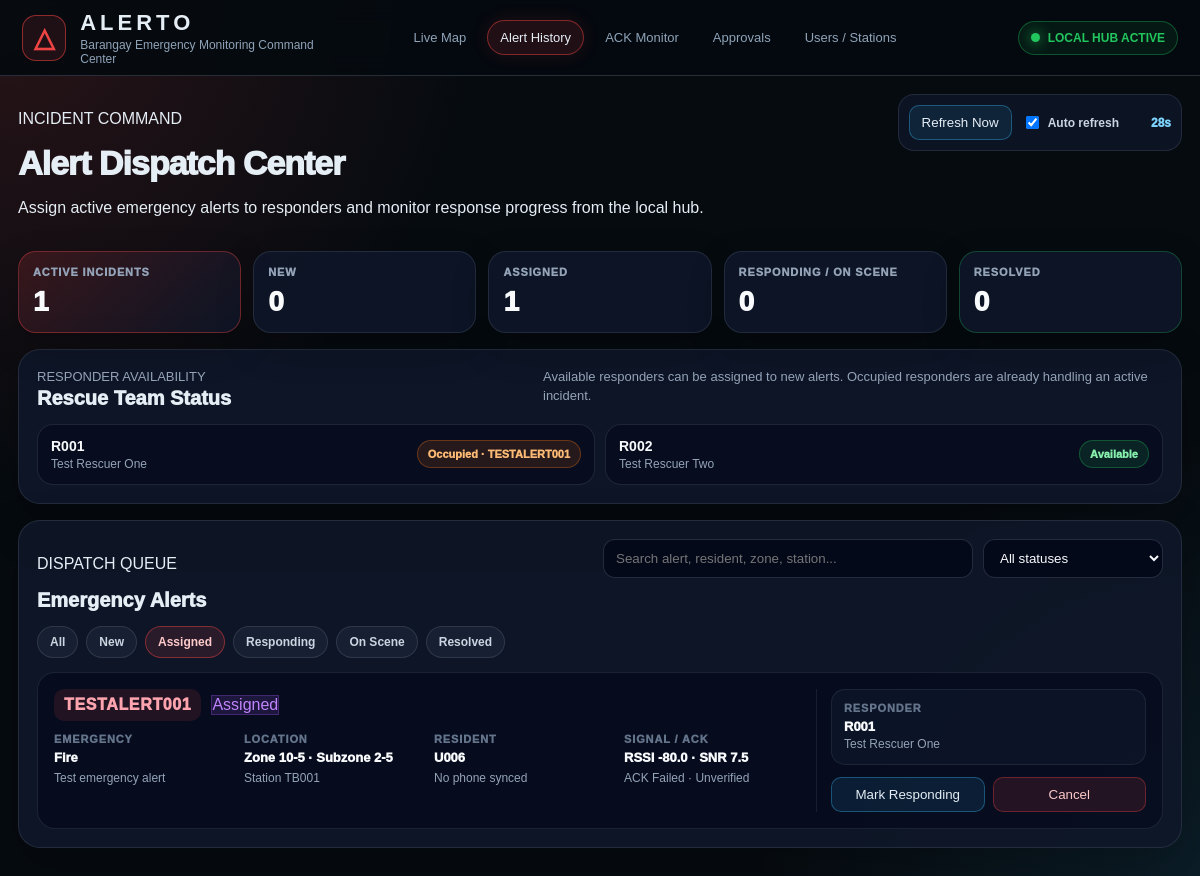
/alerts?status=Assigned, run on the app's committed database.
### tables this page shows
CREATE TABLE users (
        id INTEGER PRIMARY KEY AUTOINCREMENT,
        user_id TEXT UNIQUE,
        full_name TEXT,
        phone_number TEXT,
        address TEXT,
        status TEXT DEFAULT 'Active',
        created_at TEXT,
        updated_at TEXT
    , auth_user_id TEXT, user_code TEXT, role TEXT DEFAULT 'resident', approval_status TEXT DEFAULT 'pending', source TEXT DEFAULT 'local', last_synced_at TEXT, profile_id TEXT);

CREATE TABLE alerts (
        id INTEGER PRIMARY KEY AUTOINCREMENT,
        alert_id TEXT UNIQUE,
        packet_type TEXT,
        raw_packet TEXT,
        device_id TEXT,
        user_id TEXT,
        zone TEXT,
        subzone TEXT,
        emergency_type TEXT,
        emergency_label TEXT,
        message TEXT,
        received_at TEXT,
        rssi REAL,
        snr REAL,
        verification_status TEXT DEFAULT 'Unverified',
        alert_status TEXT DEFAULT 'New',
        ack_message TEXT,
        ack_sent INTEGER DEFAULT 0,
        ack_sent_at TEXT,
        created_at TEXT
    , updated_at TEXT);

CREATE TABLE alert_assignments (
        id INTEGER PRIMARY KEY AUTOINCREMENT,
        alert_id TEXT,
        rescuer_code TEXT,
        assigned_by TEXT,
        assignment_status TEXT DEFAULT 'Assigned',
        assigned_at TEXT,
        updated_at TEXT,
        notes TEXT,
        UNIQUE(alert_id, rescuer_code)
    );

### app.py (the view)
@app.route("/alerts")
def alerts_page():
    status = request.args.get("status")
    alerts = get_alerts_with_assignments(status)
    rescue_teams = get_rescuers()
    return render_template(
        "alerts.html",
        alerts=alerts,
        rescue_teams=rescue_teams,
        selected_status=status
    )

### database.py (called while the page is built)
def get_connection():
    conn = sqlite3.connect(
        DATABASE_PATH,
        timeout=10,
        check_same_thread=False
    )
    conn.row_factory = sqlite3.Row
    conn.execute("PRAGMA journal_mode=WAL;")
    conn.execute("PRAGMA busy_timeout=10000;")
    conn.execute("PRAGMA foreign_keys=ON;")
    return conn

def get_rescuers():
    conn = get_connection()
    cur = conn.cursor()
    try:
        cur.execute("""
            SELECT *
            FROM users
            WHERE LOWER(COALESCE(role, '')) = 'rescuer'
               OR user_id LIKE 'R%'
               OR user_code LIKE 'R%'
            ORDER BY full_name ASC
        """)
    except sqlite3.OperationalError:
        cur.execute("""
            SELECT *
            FROM users
            WHERE user_id LIKE 'R%'
            ORDER BY full_name ASC
        """)
    rows = cur.fetchall()
    conn.close()
    return rows

def get_alerts_with_assignments(status=None):
    conn = get_connection()
    cur = conn.cursor()
    base_query = """
        SELECT
            a.*,
            aa.rescuer_code AS assigned_rescuer_code,
            aa.assignment_status AS assignment_status,
            aa.assigned_at AS assigned_at,
            u.full_name AS assigned_rescuer_name
        FROM alerts a
        LEFT JOIN alert_assignments aa
            ON a.alert_id = aa.alert_id
        LEFT JOIN users u
            ON aa.rescuer_code = u.user_id
            OR aa.rescuer_code = u.user_code
    """
    if status:
        cur.execute(base_query + """
            WHERE a.alert_status = ?
            ORDER BY a.received_at DESC
        """, (status,))
    else:
        cur.execute(base_query + """
            ORDER BY a.received_at DESC
        """)
    rows = cur.fetchall()
    conn.close()
    return rows

### templates/alerts.html (shortened to what this page needs)
{% extends "base.html" %}
{% block content %}
{% set active_statuses = ['New', 'Acknowledged', 'Assigned', 'Responding', 'On Scene'] %}
{% set closed_statuses = ['Resolved', 'Cancelled', 'Invalid', 'Failed'] %}
{% set ns = namespace(total=0, active=0, new=0, assigned=0, responding=0, resolved=0, cancelled=0) %}
{% for alert in alerts %}
    {% set ns.total = ns.total + 1 %}
    {% set current_status = alert.alert_status or 'New' %}
    {% if current_status in active_statuses %}{% set ns.active = ns.active + 1 %}{% endif %}
    {% if current_status == 'New' %}{% set ns.new = ns.new + 1 %}{% endif %}
    {% if current_status == 'Assigned' %}{% set ns.assigned = ns.assigned + 1 %}{% endif %}
    {% if current_status == 'Responding' or current_status == 'On Scene' %}{% set ns.responding = ns.responding + 1 %}{% endif %}
    {% if current_status == 'Resolved' %}{% set ns.resolved = ns.resolved + 1 %}{% endif %}
    {% if current_status == 'Cancelled' or current_status == 'Invalid' or current_status == 'Failed' %}{% set ns.cancelled = ns.cancelled + 1 %}{% endif %}
{% endfor %}
<div class="dispatch-page">
    <div class="dispatch-topbar">
        <div>
            <p class="eyebrow">INCIDENT COMMAND</p>
            <h1>Alert Dispatch Center</h1>
            <p class="page-subtitle">
                Assign active emergency alerts to responders and monitor response progress from the local hub.
            </p>
        </div>
        <div class="dispatch-refresh-box">
            <button class="btn-small" onclick="window.location.reload()">Refresh Now</button>
            <label class="auto-refresh-toggle">
                <input type="checkbox" id="auto-refresh-toggle" checked onchange="toggleAutoRefresh()">
                Auto refresh
            </label>
            <span id="refresh-countdown">30s</span>
        </div>
    </div>
    <section class="dispatch-kpi-grid">
        <div class="dispatch-kpi critical">
            <span>Active Incidents</span>
            <strong>{{ ns.active }}</strong>
        </div>
        <div class="dispatch-kpi">
            <span>New</span>
            <strong>{{ ns.new }}</strong>
        </div>
        <div class="dispatch-kpi">
            <span>Assigned</span>
            <strong>{{ ns.assigned }}</strong>
        </div>
        <div class="dispatch-kpi">
            <span>Responding / On Scene</span>
            <strong>{{ ns.responding }}</strong>
        </div>
        <div class="dispatch-kpi resolved">
            <span>Resolved</span>
            <strong>{{ ns.resolved }}</strong>
        </div>
    </section>
    <section class="responder-roster-card">
        <div class="section-slim-header">
            <div>
                <p class="eyebrow">RESPONDER AVAILABILITY</p>
                <h2>Rescue Team Status</h2>
            </div>
            <p>Available responders can be assigned to new alerts. Occupied responders are already handling an active incident.</p>
        </div>
        {% if rescue_teams %}
        <div class="responder-roster-grid">
            {% for rescuer in rescue_teams %}
                {% set rescuer_code = rescuer.user_code or rescuer.user_id %}
                {% set rn = namespace(active_count=0, latest_alert='') %}
                {% for alert in alerts %}
                    {% if alert.assigned_rescuer_code == rescuer_code and alert.alert_status not in closed_statuses %}
                        {% set rn.active_count = rn.active_count + 1 %}
                        {% set rn.latest_alert = alert.alert_id %}
                    {% endif %}
                {% endfor %}
                <div class="responder-card {% if rn.active_count > 0 %}occupied{% else %}available{% endif %}">
                    <div>
                        <strong>{{ rescuer_code }}</strong>
                        <span>{{ rescuer.full_name or 'Unnamed Rescuer' }}</span>
                    </div>
                    {% if rn.active_count > 0 %}
                        <em>Occupied · {{ rn.latest_alert }}</em>
                    {% else %}
                        <em>Available</em>
                    {% endif %}
                </div>
            {% endfor %}
        </div>
        {% else %}
        <div class="empty-state compact-empty">
            <h3>No synced rescuers</h3>
            <p>Create a rescuer account in Users / Stations, then Sync Now.</p>
        </div>
        {% endif %}
    </section>
    <section class="dispatch-board-card">
        <div class="dispatch-board-header">
            <div>
                <p class="eyebrow">DISPATCH QUEUE</p>
                <h2>Emergency Alerts</h2>
            </div>
            <div class="dispatch-tools">
                <input id="alert-search" type="text" placeholder="Search alert, resident, zone, station..." oninput="applyAlertFilters()">
                <select id="status-filter" onchange="applyAlertFilters()">
                    <option value="all">All statuses</option>
                </select>
            </div>
        </div>
        <div class="dispatch-filter-pills">
            <a class="{% if not selected_status %}active{% endif %}" href="/alerts">All</a>
            <a class="{% if selected_status == 'New' %}active{% endif %}" href="/alerts?status=New">New</a>
            <a class="{% if selected_status == 'Assigned' %}active{% endif %}" href="/alerts?status=Assigned">Assigned</a>
            <a class="{% if selected_status == 'Responding' %}active{% endif %}" href="/alerts?status=Responding">Responding</a>
            <a class="{% if selected_status == 'On Scene' %}active{% endif %}" href="/alerts?status=On%20Scene">On Scene</a>
            <a class="{% if selected_status == 'Resolved' %}active{% endif %}" href="/alerts?status=Resolved">Resolved</a>
        </div>
        {% if alerts %}
        <div class="dispatch-alert-list">
            {% for alert in alerts %}
            {% set current_status = alert.alert_status or 'New' %}
            <article class="dispatch-alert-card alert-row"
                data-status="{{ current_status }}"
                data-search="{{ (alert.alert_id or '')|lower }} {{ (alert.device_id or '')|lower }} {{ (alert.user_id or '')|lower }} {{ (alert.resident_name or '')|lower }} {{ (alert.zone or '')|lower }} {{ (alert.subzone or '')|lower }} {{ (alert.emergency_label or alert.emergency_type or '')|lower }} {{ (alert.message or '')|lower }}">
                <div class="alert-main-column">
                    <div class="alert-title-line">
                        <span class="alert-code-chip">{{ alert.alert_id }}</span>
                        <span class="status-pill {{ current_status|lower|replace(' ', '-') }}">{{ current_status }}</span>
                    </div>
                    <div class="alert-context-grid">
                        <div>
                            <label>Emergency</label>
                            <strong>{{ alert.emergency_label or alert.emergency_type or 'Unknown' }}</strong>
                            <p>{{ alert.message or 'No message provided' }}</p>
                        </div>
                        <div>
                            <label>Location</label>
                            <strong>Zone {{ alert.zone or '—' }} · Subzone {{ alert.subzone or '—' }}</strong>
                            <p>Station {{ alert.device_id or '—' }}</p>
                        </div>
                        <div>
                            <label>Resident</label>
                            <strong>{{ alert.resident_name or alert.user_id or 'Unknown / Not synced' }}</strong>
                            <p>{{ alert.resident_phone or 'No phone synced' }}</p>
                        </div>
                        <div>
                            <label>Signal / ACK</label>
                            <strong>RSSI {{ alert.rssi or '—' }} · SNR {{ alert.snr or '—' }}</strong>
                            <p>{% if alert.ack_sent %}ACK Sent{% else %}ACK Failed{% endif %} · {{ alert.verification_status or 'Unverified' }}</p>
                        </div>
                    </div>
                </div>
                <aside class="alert-operation-column">
                    <div class="assigned-responder-box">
                        <label>Responder</label>
                        {% if alert.assigned_rescuer_code %}
                            <strong>{{ alert.assigned_rescuer_code }}</strong>
                            <span>{{ alert.assigned_rescuer_name or 'Assigned rescuer' }}</span>
                        {% else %}
                            <strong>Unassigned</strong>
                            <span>Needs dispatcher action</span>
                        {% endif %}
                    </div>
                    {% if current_status not in closed_statuses %}
                        {% if not alert.assigned_rescuer_code %}
                        <div class="assign-control-row">
                            <select id="rescuer-select-{{ alert.alert_id }}">
                                <option value="">Select rescuer</option>
                                {% for rescuer in rescue_teams %}
                                    {% set rescuer_code = rescuer.user_code or rescuer.user_id %}
                                    <option value="{{ rescuer_code }}">
                                        {{ rescuer_code }} - {{ rescuer.full_name }}
                                    </option>
                                {% endfor %}
                            </select>
                            <button class="btn-small success" onclick="assignAlert('{{ alert.alert_id }}')">Assign</button>
                        </div>
                        <button class="btn-small danger-soft full-action" onclick="updateStatus('{{ alert.alert_id }}', 'Cancelled')">Cancel / Invalid</button>
                        {% else %}
                        <div class="next-action-grid">
                            {% if current_status in ['Assigned', 'Acknowledged'] %}
                                <button onclick="updateStatus('{{ alert.alert_id }}', 'Responding')">Mark Responding</button>
                            {% elif current_status == 'Responding' %}
                                <button onclick="updateStatus('{{ alert.alert_id }}', 'On Scene')">Mark On Scene</button>
                            {% elif current_status == 'On Scene' %}
                                <button class="success-soft" onclick="updateStatus('{{ alert.alert_id }}', 'Resolved')">Resolve Alert</button>
                            {% else %}
                                <button onclick="updateStatus('{{ alert.alert_id }}', 'Responding')">Mark Responding</button>
                            {% endif %}
                            <button class="danger-soft" onclick="updateStatus('{{ alert.alert_id }}', 'Cancelled')">Cancel</button>
                        </div>
                        {% endif %}
                    {% else %}
                        <div class="closed-alert-note">Closed operation</div>
                    {% endif %}
                </aside>
            </article>
            {% endfor %}
        </div>
        {% else %}
        <div class="empty-state">
            <h3>No alerts found</h3>
            <p>Incoming LoRa alerts will appear here after receiver.py saves packets into local SQLite.</p>
        </div>
        {% endif %}
    </section>
</div>
{% endblock %}

### data on the page
users: user_code "R001", full_name "Test Rescuer One"
alerts: latest_alert "TESTALERT001", alert_status "Assigned"
users: user_code "R002", full_name "Test Rescuer Two", shows "Available"
alert_assignments: alert_id "TESTALERT001", emergency_label "Fire", message "Test emergency alert", zone "10-5", subzone "2-5", device_id "TB001", user_id "U006", resident_phone "No phone synced", rssi "-80.0", snr "7.5", verification_status "Unverified", assigned_rescuer_code "R001", full_name "Test Rescuer One"

### other printed values
{{ ns.active }} "1"
{{ ns.new }} "0"
{{ ns.assigned }} "1"
{{ ns.responding }} "0"
{{ ns.resolved }} "0"
